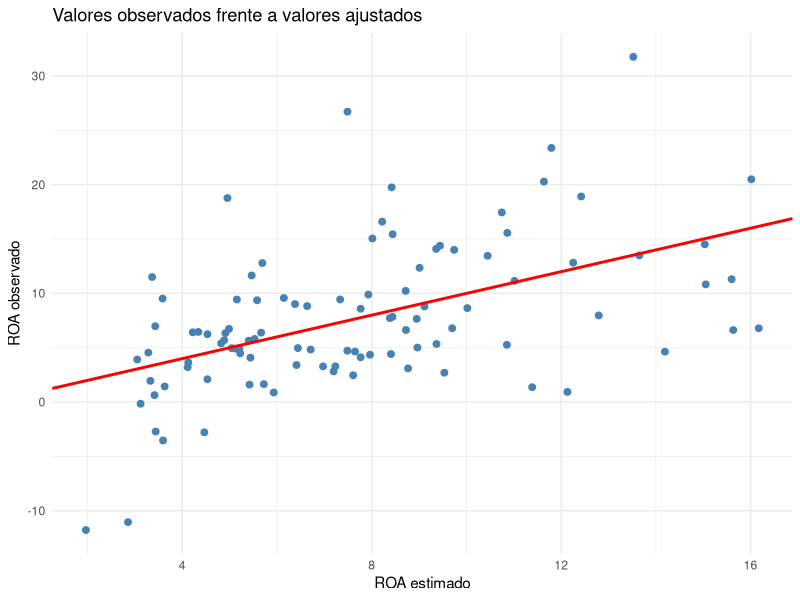
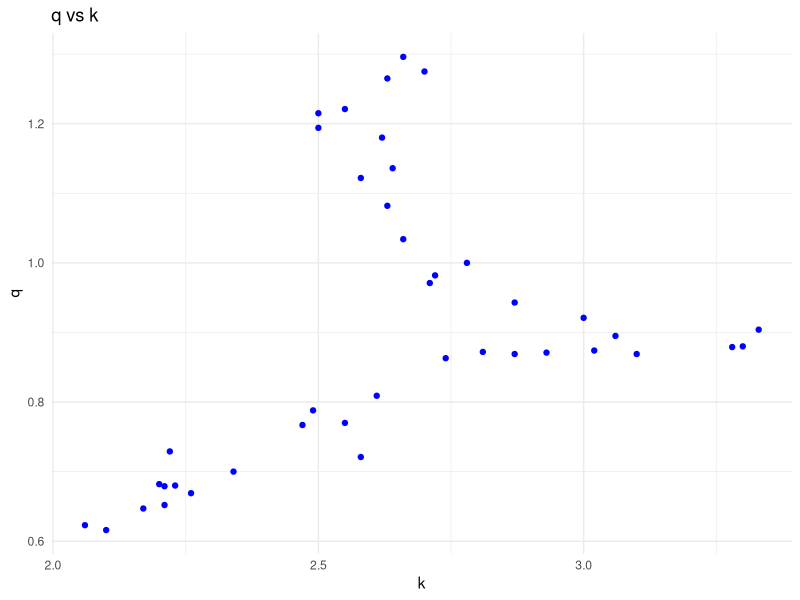
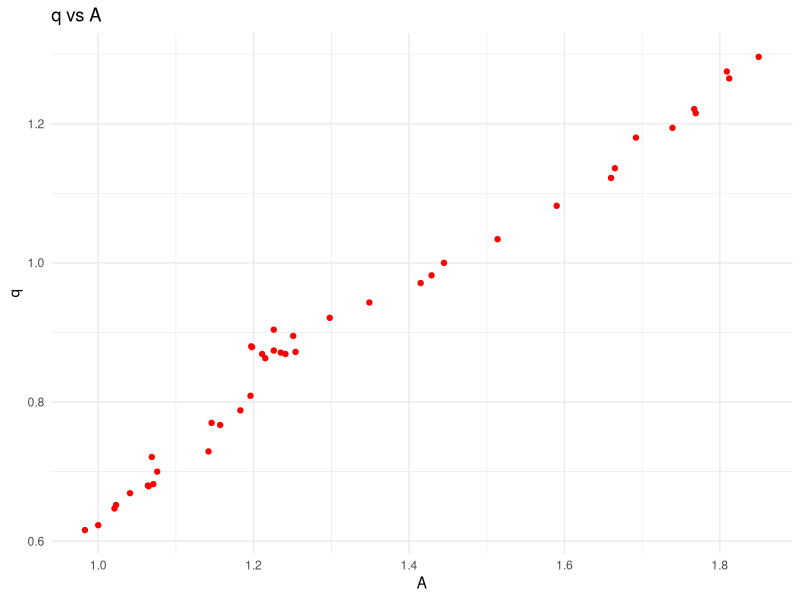
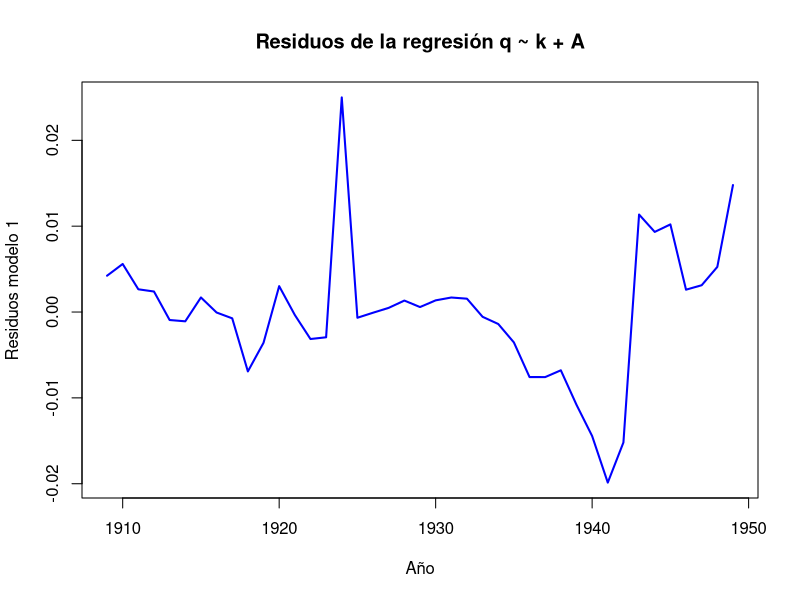
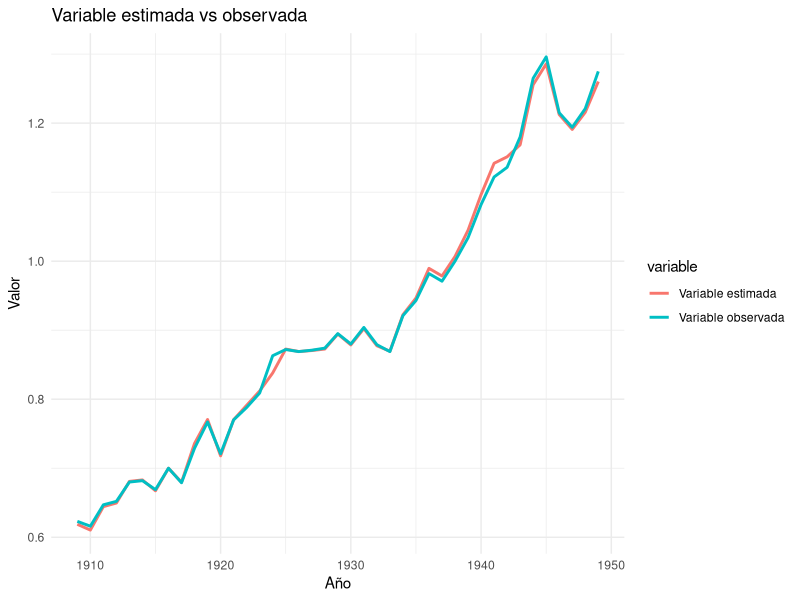
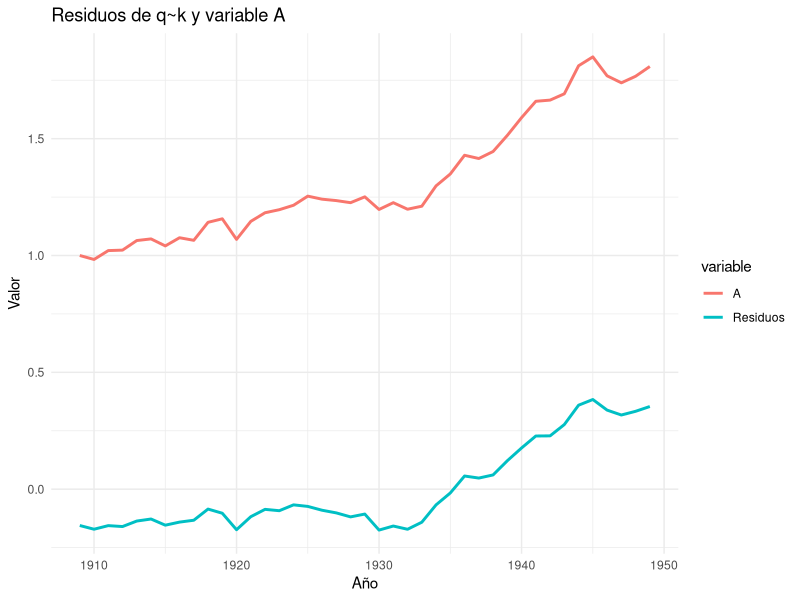
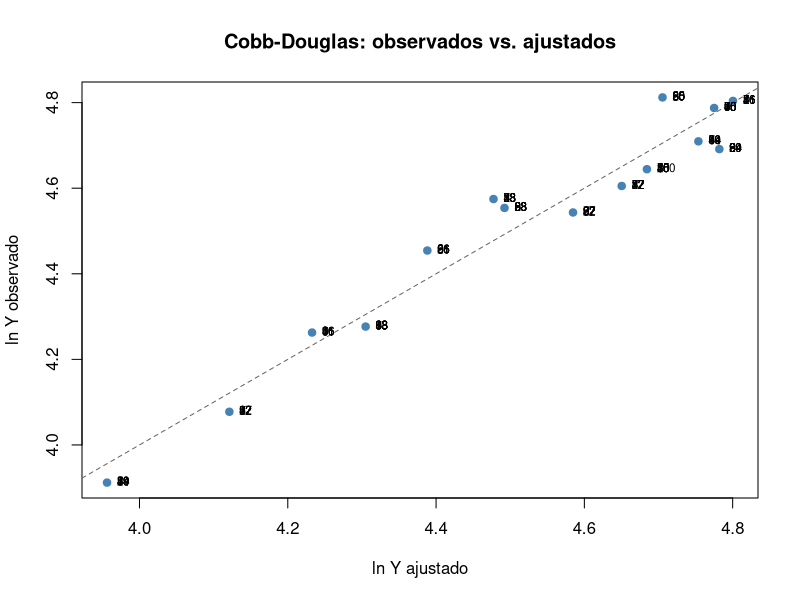

These charts were generated, in order, by the following R code:
## ---- chunk 1
#| include: false
library(readxl)
library(dplyr)
library(knitr)
library(ggplot2)
library(car)
library(strucchange)
## ---- chunk 2
datos <- read_excel("data/BD_SABI.xlsx", sheet = "Datos")
modelo <- lm(
    ROA ~ ENDEUDAMIENTO + LIQUIDEZ_INMEDIATA,
    data = datos
)
modelo
## ---- chunk 3
datos$ROA_estimado <- fitted(modelo)

ggplot(datos, aes(x = ROA_estimado, y = ROA)) +
  geom_point(color = "steelblue", size = 2) +
  geom_abline(intercept = 0, slope = 1,
              color = "red", linewidth = 1) +
  labs(
    title = "Valores observados frente a valores ajustados",
    x = "ROA estimado",
    y = "ROA observado"
  ) +
  theme_minimal()
## ---- chunk 4
modelo$residuals
## ---- chunk 5
SCR <- deviance(modelo)
SCR
## ---- chunk 6
n <- nobs(modelo)
k <- length(coef(modelo))

sigma2 <- SCR / (n - k)
sigma2
## ---- chunk 7
sigma(modelo)^2
## ---- chunk 8
vcov(modelo)
## ---- chunk 9
summary(modelo)$r.squared
## ---- chunk 10
datos <- read_excel("data/BD_SABI.xlsx", sheet = "Datos")
set.seed(1234)

# Variable aleatoria independiente del resto
datos$ID <- 1:nrow(datos)

modelo_id <- lm(
    ROA ~ ENDEUDAMIENTO + LIQUIDEZ_INMEDIATA+ID,
    data = datos
)
# Comparación
data.frame(
  Modelo = c("Original", "Con ID"),
  R2 = c(summary(modelo)$r.squared,
         summary(modelo_id)$r.squared),
  R2_corregido = c(summary(modelo)$adj.r.squared,
                   summary(modelo_id)$adj.r.squared)
)
## ---- chunk 11
modelo1 <- lm(
  ROA ~ LIQUIDEZ_INMEDIATA,
  data = datos)
## ---- chunk 12
modelo2 <- lm(
  ROA ~ LIQUIDEZ_INMEDIATA + ENDEUDAMIENTO + EMPLEADOS,
  data = datos
)
## ---- chunk 13
modelo3 <- lm(
  ROA ~ LIQUIDEZ_INMEDIATA + ENDEUDAMIENTO + EMPLEADOS+EBIT,
  data = datos
)
## ---- chunk 14
comparacion <- data.frame(
  Modelo = c(
    "Liquidez + Endeudamiento",
    "Liquidez",
    "Liquidez + Endeudamiento + Empleados",
    "Liquidez + Endeudamiento + Empleados+EBIT"
  ),
  R2 = c(
    summary(modelo)$r.squared,
    summary(modelo1)$r.squared,
    summary(modelo2)$r.squared,
    summary(modelo3)$r.squared
  ),
  R2_corregido = c(
    summary(modelo)$adj.r.squared,
    summary(modelo1)$adj.r.squared,
    summary(modelo2)$adj.r.squared,
    summary(modelo3)$adj.r.squared
  ),
  AIC = c(
    AIC(modelo),
    AIC(modelo1),
    AIC(modelo2),
    AIC(modelo3)
  ),
  BIC = c(
    BIC(modelo),
    BIC(modelo1),
    BIC(modelo2),
     BIC(modelo3)
  )
)

comparacion
## ---- chunk 15
confint(modelo3)
## ---- chunk 16
confint(modelo3, level = 0.90)
## ---- chunk 17
confint(modelo3, level = 0.99)
## ---- chunk 18
b <- coef(modelo)
X <- model.matrix(modelo)
sigma2 <- summary(modelo)$sigma^2
R <- rbind(
  c(0, 1, 0),
  c(0, 1, -1)
)
r <- c(0,0)
q <- nrow(R)
## ---- chunk 19
Fexp <-
t(R %*% b - r) %*%
solve(R %*% solve(t(X)%*%X) %*% t(R)) %*%
(R %*% b - r) /
(q * sigma2)
Fexp
## ---- chunk 20
gl1 <- q
gl2 <- df.residual(modelo)
qf(0.95, gl1, gl2)
## ---- chunk 21
datos <- read_excel("data/BD_IBEX.xlsx", sheet = "Datos")
modeloIBEX<- lm(Rend_IBEX ~ Rend_SP500+ Rend_EUROSTOXX50,
    data = datos
)
modeloIBEX

## ---- chunk 22
vcov(modelo)
## ---- chunk 23
gl <- df.residual(modelo)
alpha <- 0.05
t_teorico <- qt(1 - alpha/2, df = gl)
t_teorico
## ---- chunk 24
gl <- df.residual(modelo)
alpha <- 0.05
t_teorico <- qt(1 - alpha/2, df = gl)
t_teorico
## ---- chunk 25
gl <- df.residual(modelo)
alpha <- 0.1
t_teorico <- qt(1 - alpha/2, df = gl)
t_teorico
## ---- chunk 26
datos <- read_excel("data/BD_IBEX.xlsx", sheet = "Datos")
modeloIBEX <- lm(
    Rend_IBEX ~ Rend_SP500+ Rend_EUROSTOXX50,
    data = datos
)
summary(modeloIBEX)
## ---- chunk 27
datos <- read_excel("data/BD_IBEX.xlsx", sheet = "Datos")
modeloIBEX <- lm(
    Rend_IBEX ~ Rend_SP500+ Rend_EUROSTOXX50,
    data = datos
)
summary(modeloIBEX)
## ---- chunk 28
linearHypothesis(modelo,
                 c("ENDEUDAMIENTO = 0",
                   "ENDEUDAMIENTO-LIQUIDEZ_INMEDIATA = 0"))
## ---- chunk 29
nueva_empresa <- data.frame(
  ENDEUDAMIENTO = 15,
  LIQUIDEZ_INMEDIATA = 3
)
## ---- chunk 30
predict(
  modelo,
  newdata = nueva_empresa,
  interval = "confidence"
)
## ---- chunk 31
predict(
  modelo,
  newdata = nueva_empresa,
  interval = "prediction"
)
## ---- chunk 32
modeloIBEX <- lm(
  Rend_IBEX ~ Rend_SP500 + Rend_EUROSTOXX50,
  data = datos
)

sctest(
  modeloIBEX,
  type = "Chow",
  point = 36
)
## ---- chunk 33
datos= read_excel('data/BD_FUNCIONPRODUCCION.xlsx')
## ---- chunk 34
summary(datos)
## ---- chunk 35
cor(datos)
## ---- chunk 36
ggplot(datos, aes(x = k, y = q)) +
  geom_point(color = "blue") +
  labs(title = "q vs k", x = "k", y = "q") +
  theme_minimal()
## ---- chunk 37
ggplot(datos, aes(x = A, y = q)) +
  geom_point(color = "red") +
  labs(title = "q vs A", x = "A", y = "q") +
  theme_minimal()
## ---- chunk 38
modelo1=lm(q~k+A, data=datos)
summary(modelo1)
## ---- chunk 39
residuos1=resid(modelo1)
plot(datos$year, residuos1, type = "l", col = "blue", lwd = 2,
     xlab = "Año", ylab = "Residuos modelo 1",
     main = "Residuos de la regresión q ~ k + A")
## ---- chunk 40
q_estimada_modelo1<- fitted(modelo1)
## ---- chunk 41
df <- data.frame(
  año = rep(datos$year, 2),
  valor = c(q_estimada_modelo1, datos$q),
 variable = rep(c("Variable estimada", "Variable observada"), each = nrow(datos))
)

ggplot(df, aes(x = año, y = valor, color = variable)) +
  geom_line(linewidth = 1) +
  labs(title = "Variable estimada vs observada", x = "Año", y = "Valor") +
  theme_minimal()
## ---- chunk 42
modelo2=lm(q~k, data=datos)
summary(modelo2)
## ---- chunk 43
residuos2=resid(modelo2)
df <- data.frame(
  año = rep(datos$year, 2),
  valor = c(residuos2, datos$A),
 variable = rep(c("Residuos", "A"), each = nrow(datos))
)

ggplot(df, aes(x = año, y = valor, color = variable)) +
  geom_line(linewidth = 1) +
  labs(title = "Residuos de q~k y variable A", x = "Año", y = "Valor") +
  theme_minimal()
## ---- chunk 44
demand= read_excel('data/bd3_demand.xlsx')
demand<-as.data.frame(demand)
## ---- chunk 45
modelo1=lm(DAIRY~INC, data=demand)
resultado_modelo1=summary(modelo1)
modelo2=lm(DAIRY~log(INC), data=demand)
resultado_modelo2=summary(modelo2)
modelo3=lm(DAIRY~INC+PUNDER5, data=demand)
resultado_modelo3=summary(modelo3)
modelo4=lm(DAIRY~INC+PUNDER5-1, data=demand)
resultado_modelo4=summary(modelo4)
modelo5=lm(DAIRY~INC+HHSIZE, data=demand)
resultado_modelo5=summary(modelo5)
modelo6=lm(log(DAIRY)~INC,data=demand)
resultado_modelo6=summary(modelo6)
modelo7=lm(log(DAIRY)~INC+PUNDER5,data=demand)
resultado_modelo7=summary(modelo7)
modelo8=lm(log(DAIRY)~INC+PUNDER5-1,data=demand)
resultado_modelo8=summary(modelo8)
## ---- chunk 46
resultados <- data.frame(
Modelo = c("modelo1", "modelo2","modelo3","modelo4","modelo5","modelo6","modelo7","modelo8"),
DF     = c(length(coef(modelo1)), length(coef(modelo2)), length(coef(modelo3)), length(coef(modelo4)), length(coef(modelo5)), length(coef(modelo6)), length(coef(modelo7)), length(coef(modelo8))),
R2_CORREGIDO = c(resultado_modelo1$adj.r.squared,resultado_modelo2$adj.r.squared,resultado_modelo3$adj.r.squared,resultado_modelo4$adj.r.squared,resultado_modelo5$adj.r.squared,resultado_modelo6$adj.r.squared,resultado_modelo7$adj.r.squared,resultado_modelo8$adj.r.squared),
AIC    = c(AIC(modelo1), AIC(modelo2),AIC(modelo3), AIC(modelo4),AIC(modelo5), AIC(modelo6),AIC(modelo7), AIC(modelo8)),
BIC    = c(BIC(modelo1), BIC(modelo2),BIC(modelo3), BIC(modelo4),BIC(modelo5), BIC(modelo6),BIC(modelo7), BIC(modelo8)))
resultados
## ---- chunk 47
datos <- data.frame(
  Y = c(71, 59, 72, 111, 123, 86, 94, 95, 109, 104, 122, 100, 97, 50, 120),
  L = c(39, 21, 27,  46,  51, 31, 58, 59,  52,  60,  53,  45, 30, 26,  52),
  K = c(34, 72, 79, 114,  83, 79, 47, 35, 100,  59, 102,  88, 108, 31, 98)
)

datos$y <- log(datos$Y)
datos$l <- log(datos$L)
datos$k <- log(datos$K)

round(datos, 4)
## ---- chunk 48
modelo <- lm(log(Y) ~ log(L) + log(K), data = datos)
summary(modelo)
## ---- chunk 49
confint(modelo, level = 0.95)                 # IC de los coeficientes
vcov(modelo)                                  # matriz de var-cov
sum(coef(modelo)[2:3])                        # rendimientos a escala estimados
exp(coef(modelo)[1])                          # estimación de A
## ---- chunk 50
test_F <- function(modelo, R, r) {
  R <- matrix(R, ncol = length(coef(modelo)))
  b <- coef(modelo)
  q <- nrow(R)
  d <- R %*% b - r
  Fc <- as.numeric(t(d) %*% solve(R %*% vcov(modelo) %*% t(R)) %*% d / q)
  gl2 <- df.residual(modelo)
  c(F = Fc, gl1 = q, gl2 = gl2,
    F_critico = qf(0.95, q, gl2),
    p_valor = pf(Fc, q, gl2, lower.tail = FALSE))
}

# H0: beta2 + beta3 = 1
test_F(modelo, R = c(0, 1, 1), r = 1)
## ---- chunk 51
car::linearHypothesis(modelo, "log(L) + log(K) = 1")
## ---- chunk 52
test_F(modelo, R = c(0, 1, -1), r = 0)
## ---- chunk 53
plot(fitted(modelo), log(datos$Y), pch = 19, col = "steelblue",
     xlab = "ln Y ajustado", ylab = "ln Y observado",
     main = "Cobb-Douglas: observados vs. ajustados")
abline(0, 1, lty = 2, col = "grey40")
text(fitted(modelo), log(datos$Y), labels = 1:n, pos = 4, cex = 0.7)
## ---- chunk 54
philips= read_excel('data/BD_PHILIPS.xlsx')
philips=as.data.frame(philips)
## ---- chunk 55
knitr::opts_chunk$set(echo = TRUE)
library(readxl)
datos <- read_excel("data/bd6_esperanza.xlsx")
## ---- chunk 56
m_linlin <- lm(Esperanza ~ Gasto + Renta, data = datos)
m_loglin <- lm(log(Esperanza)~ Gasto + Renta, data = datos)
m_linlog <- lm(Esperanza ~ log(Gasto) + Renta, data = datos)     
m_loglog <- lm(log(Esperanza) ~ log(Gasto) + log(Renta), data = datos)
summary(m_linlin)
summary(m_loglin)
summary(m_linlog)
summary(m_loglog)
## ---- chunk 57
m_linlin_ratio <- lm(Esperanza ~ GastoPIB + Renta, data = datos)
m_loglin_ratio <- lm(log(Esperanza)~ GastoPIB + Renta, data = datos)
m_linlog_ratio <- lm(Esperanza ~ log(GastoPIB) + Renta, data = datos) 
m_loglog_ratio <- lm(log(Esperanza) ~ log(GastoPIB)+Renta, data = datos)
summary(m_linlin_ratio)
summary(m_loglin_ratio)
summary(m_linlog_ratio)
summary(m_loglog_ratio)
## ---- chunk 58
m_linlin_sinrenta <- lm(Esperanza ~ GastoPIB, data = datos)
m_loglin_sinrenta <- lm(log(Esperanza)~ GastoPIB, data = datos)
m_linlog_sinrenta <- lm(Esperanza ~ log(GastoPIB), data = datos)
m_loglog_sinrenta <- lm(log(Esperanza) ~ log(GastoPIB), data = datos)
summary(m_linlin_sinrenta)
summary(m_loglin_sinrenta)
summary(m_linlog_sinrenta)
summary(m_loglog_sinrenta)
## ---- chunk 59
resultados <- data.frame(
  modelo = c("lin-lin", "log-lin", "lin-log", "log-log",
             "lin-lin ratio", "log-lin ratio", "lin-log ratio", "log-log ratio",
             "lin-lin sin renta", "log-lin sin renta", "lin-log sin renta", "log-log sin renta"),
  R2 = c(summary(m_linlin)$r.squared,
         summary(m_loglin)$r.squared,
         summary(m_linlog)$r.squared,
         summary(m_loglog)$r.squared,
         summary(m_linlin_ratio)$r.squared,
         summary(m_loglin_ratio)$r.squared,
         summary(m_linlog_ratio)$r.squared,
         summary(m_loglog_ratio)$r.squared,
         summary(m_linlin_sinrenta)$r.squared,
         summary(m_loglin_sinrenta)$r.squared,
         summary(m_linlog_sinrenta)$r.squared,
         summary(m_loglog_sinrenta)$r.squared),
  R2_ajustado = c(summary(m_linlin)$adj.r.squared,
                  summary(m_loglin)$adj.r.squared,
                  summary(m_linlog)$adj.r.squared,
                  summary(m_loglog)$adj.r.squared,
                  summary(m_linlin_ratio)$adj.r.squared,
                  summary(m_loglin_ratio)$adj.r.squared,
                  summary(m_linlog_ratio)$adj.r.squared,
                  summary(m_loglog_ratio)$adj.r.squared,
                  summary(m_linlin_sinrenta)$adj.r.squared,
                  summary(m_loglin_sinrenta)$adj.r.squared,
                  summary(m_linlog_sinrenta)$adj.r.squared,
                  summary(m_loglog_sinrenta)$adj.r.squared)
)
resultados
## ---- chunk 60
AIC(m_linlin,m_loglin,m_linlog,m_loglog,m_linlin_ratio,m_loglin_ratio,m_linlog_ratio,m_loglog_ratio,m_linlin_sinrenta,m_loglin_sinrenta,m_linlog_sinrenta,m_loglog_sinrenta)
BIC(m_linlin,m_loglin,m_linlog,m_loglog,m_linlin_ratio,m_loglin_ratio,m_linlog_ratio,m_loglog_ratio,m_linlin_sinrenta,m_loglin_sinrenta,m_linlog_sinrenta,m_loglog_sinrenta)
## ---- chunk 61
Salario = c(4.45, 5.77, 7.31, 7.81, 10.67, 13.61)
Escolaridad = c(6, 7, 10, 12, 15, 17)

datos = data.frame(Salario, Escolaridad)
names(datos) = c("Salario medio (euros/hora)", "Escolarización (años)")

kable(datos, align="c")
## ---- chunk 62
y = Salario
cte = rep(1, length(y))
X = cbind(cte, Escolaridad)
# 
n = nrow(X)
k = ncol(X)
XX = crossprod(X)
XXinv = solve(XX)
Xy = crossprod(X, y)
colnames(Xy) = c("Salario")
#
beta = as.matrix(XXinv%*%Xy)
e = y - X%*%beta
sigma = crossprod(e)/(n-k)
SCT = crossprod(y) - n*mean(y)*mean(y)
SCE = crossprod(beta, Xy) - n*mean(y)*mean(y)
SCR = crossprod(y) - crossprod(beta, Xy)
R2_1 = SCE/SCT
R2_2 = 1 - SCR/SCT
R2 = R2_1
R2c = 1 - (1-R2)*((n-1)/(n-k))
solucion = list(XX, XXinv, Xy, beta, e, as.double(sigma), as.double(SCT), as.double(SCE), as.double(SCR), as.double(R2_1), as.double(R2_2), as.double(R2c))
names(solucion) = c("XtX", "inversa XtX", "Xty", "beta", "e", "sigma", "SCT", "SCE", "SCR", "R2 = SCE/SCT", "R2 = 1 - SCR/SCT", "R2 corregido")
solucion0 = solucion
## ---- chunk 63
X = read.table("data/ortogonal1.txt", header=TRUE, sep=";", dec = ".")  # muy importante indicar el delimitador decimal (si no se dice nada, es el punto)
X = as.matrix(X)
y = 3*X[,1] + 2*X[,2] - 3*X[,3] + round(rnorm(nrow(X), 0, 2), 0)

data.frame(y, X)
## ---- chunk 64
XX = crossprod(X)
XXinv = solve(XX)
XXinv
## ---- chunk 65
Xy = crossprod(X, y)
colnames(Xy) = c("y")
Xy 
## ---- chunk 66
# soluciones
n = nrow(X)
k = ncol(X)
beta = as.matrix(XXinv%*%Xy)
e = y - X%*%beta
sigma = crossprod(e)/(n-k)
SCT = crossprod(y) - n*mean(y)*mean(y)
SCE = crossprod(beta, Xy) - n*mean(y)*mean(y)
SCR = crossprod(y) - crossprod(beta, Xy)
R2_1 = SCE/SCT
R2_2 = 1 - SCR/SCT
R2 = R2_1
R2c = 1 - (1-R2)*((n-1)/(n-k))
solucion = list(beta, e, as.double(sigma), as.double(SCT), as.double(SCE), as.double(SCR), as.double(R2_1), as.double(R2_2), as.double(R2c))
names(solucion) = c("beta", "e", "sigma", "SCT", "SCE", "SCR", "R2 = SCE/SCT", "R2 = 1 - SCR/SCT", "R2 corregido")
solucionA = solucion
## ---- chunk 67
X = read.table("data/ortogonal2.txt", header=TRUE, sep=";", dec = ".")  # muy importante indicar el delimitador decimal (si no se dice nada, es el punto)
X = as.matrix(X)
y = 3*X[,1] + 2*X[,2] - 3*X[,3] + round(rnorm(nrow(X), 0, 2), 0)

data.frame(y, X)
## ---- chunk 68
XX = crossprod(X)
XXinv = solve(XX)
XXinv
## ---- chunk 69
Xy = crossprod(X, y)
colnames(Xy) = c("y")
Xy 
## ---- chunk 70
# soluciones
n = nrow(X)
k = ncol(X)
beta = as.matrix(XXinv%*%Xy)
e = y - X%*%beta
sigma = crossprod(e)/(n-k)
SCT = crossprod(y) - n*mean(y)*mean(y)
SCE = crossprod(beta, Xy) - n*mean(y)*mean(y)
SCR = crossprod(y) - crossprod(beta, Xy)
R2_1 = SCE/SCT
R2_2 = 1 - SCR/SCT
R2 = R2_1
R2c = 1 - (1-R2)*((n-1)/(n-k))
solucion = list(beta, e, as.double(sigma), as.double(SCT), as.double(SCE), as.double(SCR), as.double(R2_1), as.double(R2_2), as.double(R2c))
names(solucion) = c("beta", "e", "sigma", "SCT", "SCE", "SCR", "R2 = SCE/SCT", "R2 = 1 - SCR/SCT", "R2 corregido")
solucionB = solucion
## ---- chunk 71
X = read.table("data/ortogonal3.txt", header=TRUE, sep=";", dec = ".")  # muy importante indicar el delimitador decimal (si no se dice nada, es el punto)
X = as.matrix(X)
y = 3*X[,1] + 2*X[,2] - 3*X[,3] + round(rnorm(nrow(X), 0, 2), 0)

data.frame(y, X)
## ---- chunk 72
XX = crossprod(X)
XXinv = solve(XX)
XXinv
## ---- chunk 73
Xy = crossprod(X, y)
colnames(Xy) = c("y")
Xy 
## ---- chunk 74
# soluciones
n = nrow(X)
k = ncol(X)
beta = as.matrix(XXinv%*%Xy)
e = y - X%*%beta
sigma = crossprod(e)/(n-k)
SCT = crossprod(y) - n*mean(y)*mean(y)
SCE = crossprod(beta, Xy) - n*mean(y)*mean(y)
SCR = crossprod(y) - crossprod(beta, Xy)
R2_1 = SCE/SCT
R2_2 = 1 - SCR/SCT
R2 = R2_1
R2c = 1 - (1-R2)*((n-1)/(n-k))
solucion = list(beta, e, as.double(sigma), as.double(SCT), as.double(SCE), as.double(SCR), as.double(R2_1), as.double(R2_2), as.double(R2c))
names(solucion) = c("beta", "e", "sigma", "SCT", "SCE", "SCR", "R2 = SCE/SCT", "R2 = 1 - SCR/SCT", "R2 corregido")
solucionC = solucion
